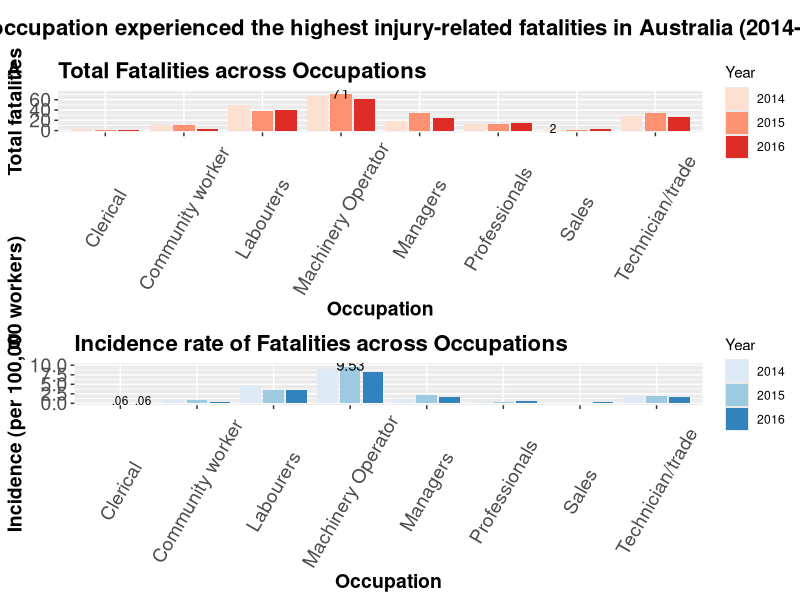

This chart was generated by the following R code:
## ---- chunk 1
library(readxl)
library(openxlsx)
library(tidyr)
library(dplyr)
library(ggplot2)
library(reshape2)
library(RColorBrewer)
library(cowplot)
library(gridExtra)
library(knitr)
## ---- chunk 2
injuries <- read_excel("traumatic_injuries.xlsx", range = "A5:K57")
total_fatalities <- injuries[,1:6]
colnames(total_fatalities) <- c("Occupation", total_fatalities[1, 2:6])
total_fatalities <- total_fatalities[-1,]

#Take only last three years statistics and only the occupation groups
total_subset <- total_fatalities %>% select(Occupation, `2014`, `2015`, `2016`)
total_groups <- total_subset %>% filter(Occupation %in% c("Machinery Operators and Drivers", "Labourers", "Technicians and Trades Workers", "Managers", "Professionals", "Community and Personal Service Workers", "Sales Workers", "Clerical and Administrative Workers"))

#Convert from wide to long format data
total_groups <- reshape2::melt(total_groups, id.vars ="Occupation", variable.name = "Year", value.name = "Total fatalities")

## ---- chunk 3
#take last 3 years of incidence statistics
incidence <- injuries[,c(1, 9:11)]
colnames(incidence) <- c("Occupation", "2014", "2015", "2016")
incidence <- incidence[-1,]

#Take only the occupation groups
incidence <- incidence %>% filter(Occupation %in% c("Machinery Operators and Drivers", "Labourers", "Technicians and Trades Workers", "Managers", "Professionals", "Community and Personal Service Workers", "Sales Workers", "Clerical and Administrative Workers"))

#Convert from wide to long format data
incidence_groups <- reshape2::melt(incidence, id.vars ="Occupation", variable.name = "Year", value.name = "Incidence rate")

## ---- chunk 4

merged_injuries <- cbind(total_groups, incidence = round(incidence_groups[,3], digits = 2))
merged_injuries$Occupation <- as.factor(merged_injuries$Occupation)
merged_injuries$Occupation <- factor(merged_injuries$Occupation, labels = c("Clerical", "Community worker", "Labourers", "Machinery Operator", "Managers", "Professionals", "Sales", "Technician/trade"))


## ---- chunk 5
#Section 1: fatalities
Fatalities <- ggplot(data = merged_injuries, aes(x = Occupation, y = `Total fatalities`), fill = Year) 

Fatalities2 <- Fatalities + geom_col(position = "dodge2", aes(fill = Year)) + theme(axis.text.x=element_text(angle = 60, vjust = 0.5)) + scale_fill_manual(values = colorRampPalette(brewer.pal(3, "Reds"))(3))

Fatalities3 <- Fatalities2 #+ scale_y_continuous(breaks=1:7*10)

Fatalities4 <- Fatalities3 + labs(title = "Total Fatalities across Occupations", x = "Occupation", y = "Total fatalities") + annotate("text", x = 6.7, y = 4, label = "2", size = 3, face = "bold") + annotate("text", x = 4, y = 74, label = "71") + theme(plot.title = element_text(size = 16, face = "bold"), axis.text = element_text(size = 14), axis.title = element_text(size = 14, face = "bold"))

## ---- chunk 6
#Section 2: incidence
Incidence <- ggplot(data = merged_injuries, aes(x = Occupation, y = incidence), fill = Year) 

Incidence2 <- Incidence + geom_col(position = "dodge2", aes(fill = Year)) + theme(axis.text.x=element_text(angle = 60, vjust = 0.5)) + scale_fill_manual(values = colorRampPalette(brewer.pal(3, "Blues"))(3))

Incidence3 <- Incidence2 #+ scale_y_continuous(breaks=1*1:10)

Incidence4 <- Incidence3 + labs(title = "Incidence rate of Fatalities across Occupations", x = "Occupation", y = "Incidence (per 100,000 workers)") + annotate("text", x = c(1.0,1.3), y = c(.75,0.75), label = c(".06", ".06"), size = 3, face = "bold") + annotate("text", x = 4, y = 10, label = "9.53", size = 3.8) + theme(plot.title = element_text(size = 16, face = "bold"), axis.text = element_text(size = 14), axis.title = element_text(size = 14, face = "bold"))

## ---- chunk 7

title_theme <- ggdraw() +
  draw_label("What occupation experienced the highest injury-related fatalities in Australia (2014-2016)?",
             fontface = "bold", size = 16)

p <- plot_grid(Fatalities4,
          Incidence4,
          labels = c('A', 'B'),
          nrow = 2)

plot_grid(title_theme, p, ncol = 1, rel_heights = c(0.1,1))

